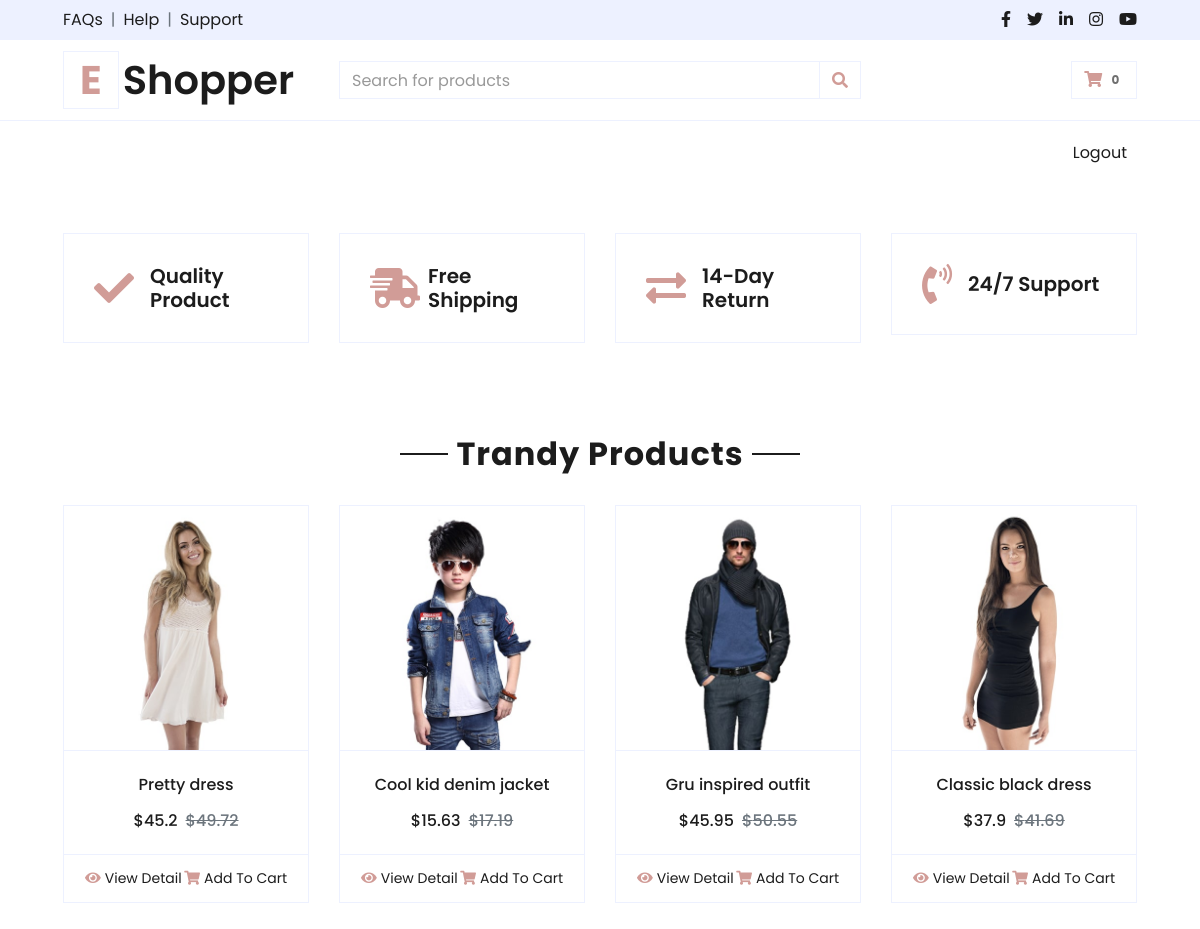
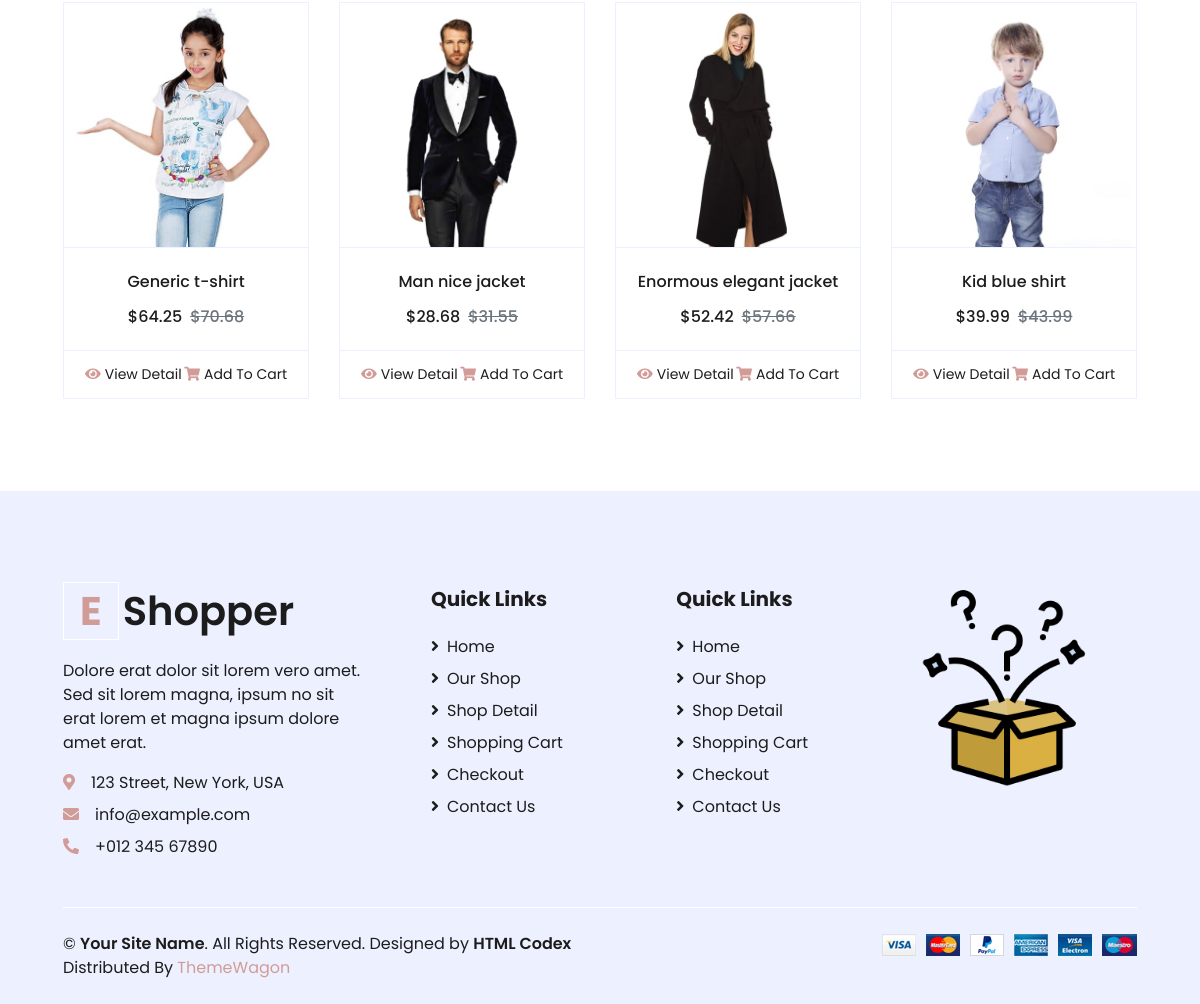
The page / (signed in) on the database its author committed (2 pictures, top to bottom).
### online_shop_db.py (models this page shows)
class Product(db.Model):
    __tablename__ = "products"
    id: Mapped[int] = mapped_column(Integer, primary_key=True)
    name: Mapped[str] = mapped_column(String(100), unique=True)
    image: Mapped[str] = mapped_column(String(200), unique=True)
    size: Mapped[str] = mapped_column(String(20))
    description: Mapped[str] = mapped_column(Text)
    colors: Mapped[str] = mapped_column(String(100), nullable=False)
    price: Mapped[float] = mapped_column(Float, nullable=False)
    stars: Mapped[int] = mapped_column(Integer)
    qty_in_stock: Mapped[int] = mapped_column(Integer, nullable=False)
    sizes = db.relationship("ProductSize", back_populates="product", cascade="all, delete-orphan")

### main.py (the view)
@app.route('/')
def home():
    result = db.session.execute(db.select(Product))
    products = result.scalars().all()
    return render_template('index.html', products=products, current_user=current_user)

### main.py (called while the page is built)
@login_manager.user_loader
def load_user(user_id):
    return db.get_or_404(User, user_id)

@app.context_processor
def inject_cart_count():
    cart_count = 0
    if 'cart' in session:
        cart_count = sum(int(item.get('quantity', 1)) for item in session['cart'])
    return {'cart_count': cart_count}

### templates/index.html
{% include 'header.html' %}
    <div class="container-fluid pt-5">
        <div class="row px-xl-5 pb-3">
            <div class="col-lg-3 col-md-6 col-sm-12 pb-1">
                <div class="d-flex align-items-center border mb-4" style="padding: 30px;">
                    <h1 class="fa fa-check text-primary m-0 mr-3"></h1>
                    <h5 class="font-weight-semi-bold m-0">Quality Product</h5>
                </div>
            </div>
            <div class="col-lg-3 col-md-6 col-sm-12 pb-1">
                <div class="d-flex align-items-center border mb-4" style="padding: 30px;">
                    <h1 class="fa fa-shipping-fast text-primary m-0 mr-2"></h1>
                    <h5 class="font-weight-semi-bold m-0">Free Shipping</h5>
                </div>
            </div>
            <div class="col-lg-3 col-md-6 col-sm-12 pb-1">
                <div class="d-flex align-items-center border mb-4" style="padding: 30px;">
                    <h1 class="fas fa-exchange-alt text-primary m-0 mr-3"></h1>
                    <h5 class="font-weight-semi-bold m-0">14-Day Return</h5>
                </div>
            </div>
            <div class="col-lg-3 col-md-6 col-sm-12 pb-1">
                <div class="d-flex align-items-center border mb-4" style="padding: 30px;">
                    <h1 class="fa fa-phone-volume text-primary m-0 mr-3"></h1>
                    <h5 class="font-weight-semi-bold m-0">24/7 Support</h5>
                </div>
            </div>
        </div>
    </div>
    <div class="container-fluid pt-5">
        <div class="text-center mb-4">
            <h2 class="section-title px-5"><span class="px-2">Trandy Products</span></h2>
        </div>
        <div class="row px-xl-5 pb-3">
            {% for product in  products %}
            <div class="col-lg-3 col-md-6 col-sm-12 pb-1">
                <div class="card product-item border-0 mb-4">
                    <div class="card-header product-img position-relative overflow-hidden bg-transparent border p-0">
                        <img class="img-fluid w-100" src="{{ url_for('static', filename='img/' + product.image) }}" alt="">
                    </div>
                    <div class="card-body border-left border-right text-center p-0 pt-4 pb-3">
                        <h6 class="text-truncate mb-3"> {{ product.name }} </h6>
                        <div class="d-flex justify-content-center">
                            <h6>${{ product.price }}</h6><h6 class="text-muted ml-2"><del>${{ (product.price * 1.1) | round(2) }}</del></h6>
                        </div>
                    </div>
                    <div class="card-footer d-flex justify-content-between bg-light border">
                        <a href="{{ url_for('go_to_detail', product_id=product.id) }}" class="btn btn-sm text-dark p-0"><i class="fas fa-eye text-primary mr-1"></i>View Detail</a>
                        <a href="{{ url_for('go_to_detail', product_id=product.id) }}" class="btn btn-sm text-dark p-0"><i class="fas fa-shopping-cart text-primary mr-1"></i>Add To Cart</a>
                    </div>
                </div>
            </div>
            {% endfor %}
        </div>
    </div>
{% include 'footer.html' %}

### rows shown on the page
Product: image (picture), name "Pretty dress", price "45.2", (product.price*1.1)|round(2) "49.72"
Product: image (picture), name "Cool kid denim jacket", price "15.63", (product.price*1.1)|round(2) "17.19"
Product: image (picture), name "Gru inspired outfit", price "45.95", (product.price*1.1)|round(2) "50.55"
Product: image (picture), name "Classic black dress", price "37.9", (product.price*1.1)|round(2) "41.69"
Product: image (picture), name "Generic t-shirt", price "64.25", (product.price*1.1)|round(2) "70.68"
Product: image (picture), name "Man nice jacket", price "28.68", (product.price*1.1)|round(2) "31.55"
Product: image (picture), name "Enormous elegant jacket", price "52.42", (product.price*1.1)|round(2) "57.66"
Product: image (picture), name "Kid blue shirt", price "39.99", (product.price*1.1)|round(2) "43.99"

### other values the page prints
{{ cart_count }} "0"
